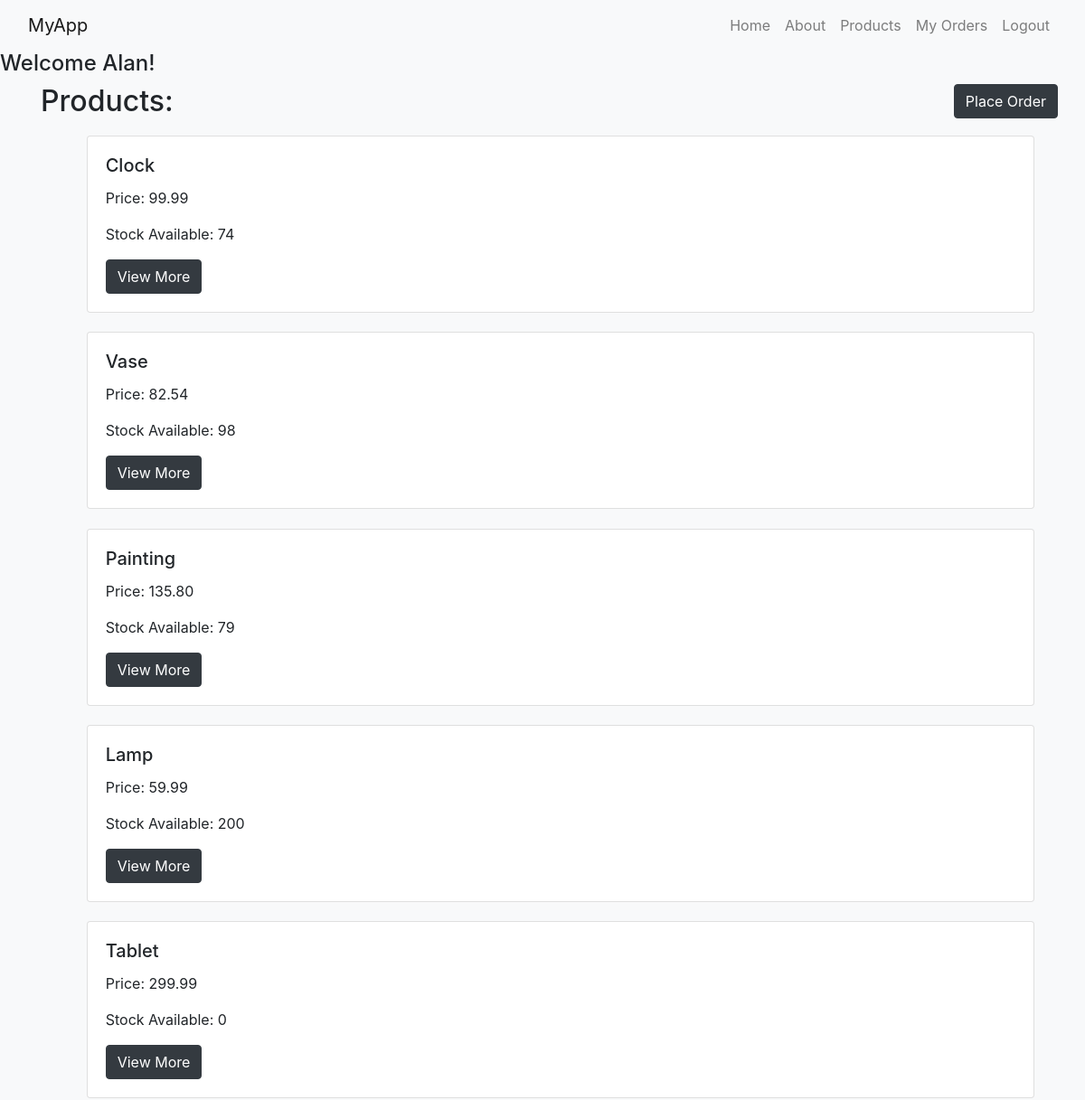
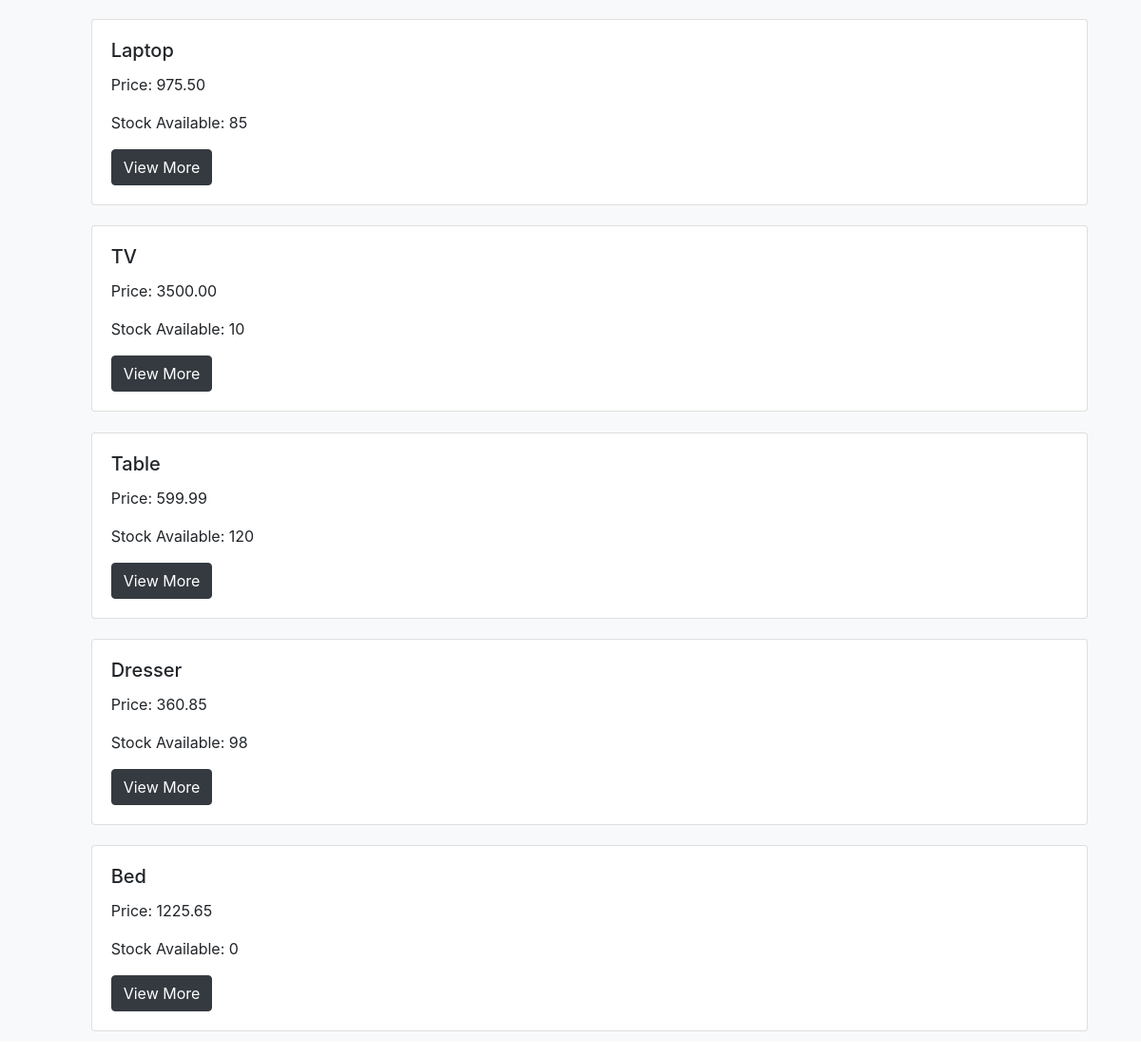
/myapp/products/ (signed in), run on the app's committed database (2 pictures, top to bottom).
### myapp/models.py (models this page shows, shortened)
class Product(models.Model):
    category = models.ForeignKey(Category, related_name='products', on_delete=models.CASCADE)
    name = models.CharField(max_length=200)
    price = models.DecimalField(max_digits=10, decimal_places=2)
    stock = models.PositiveIntegerField(default=100, validators=[MinValueValidator(0), MaxValueValidator(1000)])
    available = models.BooleanField(default=True)
    description = models.TextField(blank=True)
    interested = models.PositiveIntegerField(default=0)

### myapp/views.py (the view)
# urls.py: path(r'products/', views.products, name='products'),
def products(request):
    prodlist = Product.objects.all().order_by('id')[:10]
    return render(request, 'myapp/products.html', {'prodlist': prodlist})

### myapp/templates/myapp/products.html
{% extends 'myapp/base.html' %}
{% block body_block %}
    <div class="container">
        <div class="row">
            <h2 class="col">Products:</h2>
            <a class="flex-column-reverse" href="{% url 'myapp:placeorder' %}">
                <button class='btn btn-dark'>Place Order</button>
            </a>
        </div>
        {% if prodlist %}
            <ol>
                {% for product in prodlist %}
                    <div class="container" style="padding: 1%">
                        <div class="card">
                            <div class="card-body">
                                <h5 class="card-title">{{ product.name }}
                                </h5>
                                <p>Price: {{ product.price }}</p>
                                <p>Stock Available: {{ product.stock }}</p>
                                <a href="{% url 'myapp:product_detail' product.id %}">
                                    <button class='btn btn-dark'>View More</button>
                                </a>
                            </div>
                        </div>
                    </div>
                {% endfor %}
            </ol>
        {% else %}
            <strong>There are no available products!</strong>
        {% endif %}
{% endblock %}

### myapp/templates/myapp/base.html (shortened to what this page needs)
<!DOCTYPE html>
{% load static %}
<html>
<head>
    <link rel="stylesheet" href="https://stackpath.bootstrapcdn.com/bootstrap/4.4.1/css/bootstrap.min.css"
>
    <link rel="stylesheet" type="text/css" href="{% static 'myapp/style.css' %}"/>
</head>
<body>
<nav class="navbar navbar-expand-lg navbar-light bg-light">
    <div class="container-fluid">
        <a class="navbar-brand" href="#">MyApp</a>
        <div class="collapse navbar-collapse" id="navbarNavAltMarkup">
            <div class="navbar-nav ml-auto">
                {% if user.is_authenticated %}
                    <a class="nav-link" href="{% url 'myapp:index' %}">Home</a>
                    <a class="nav-link" href="{% url 'myapp:about' %}">About</a>
                    <a class="nav-link" href="{% url 'myapp:products' %}">Products</a>
                    <a class="nav-link" href="{% url 'myapp:myorders' %}">My Orders</a>
                    <a class="nav-link" href="{% url 'myapp:logout' %}">Logout</a>
                {% endif %}
            </div>
        </div>
    </div>
</nav>
<div class="btn-light">
    {% block content %}
        {% if user.is_authenticated %}
            <h4>{% block myhdg %} Welcome {{ user.first_name }}! {% endblock %}</h4>
        {% endif %}
        {% block body_block %}*** {% endblock %}
    {% endblock %}
</div>
</body>
</html>

### data on the page
Product: name "Clock", price "99.99", stock "74"
Product: name "Vase", price "82.54", stock "98"
Product: name "Painting", price "135.80", stock "79"
Product: name "Lamp", price "59.99", stock "200"
Product: name "Tablet", price "299.99", stock "0"
Product: name "Laptop", price "975.50", stock "85"
Product: name "TV", price "3500.00", stock "10"
Product: name "Table", price "599.99", stock "120"
Product: name "Dresser", price "360.85", stock "98"
Product: name "Bed", price "1225.65", stock "0"

### other printed values
{{ user.first_name }} "Alan"
